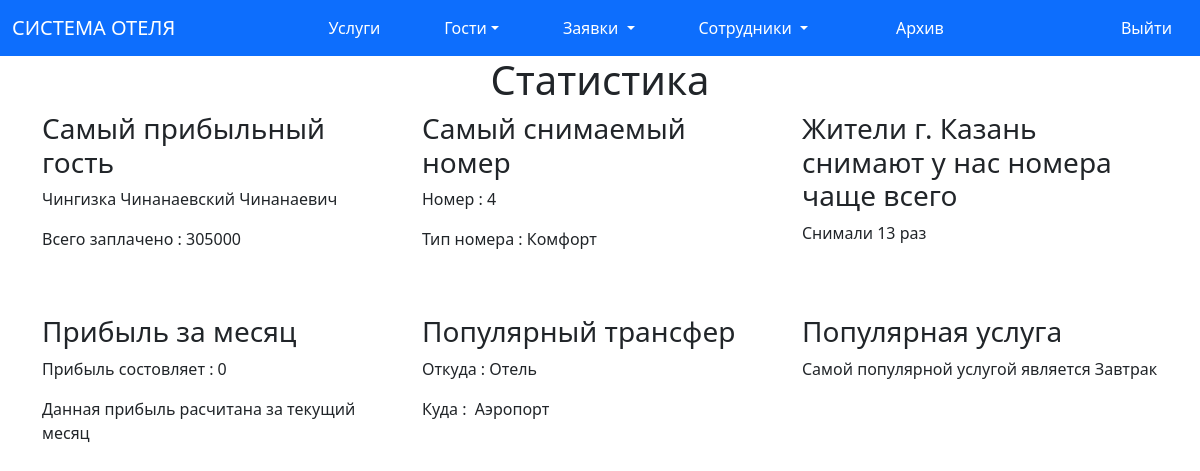
The page /static.php (signed in) on the database its author committed.
### tables this page shows
CREATE TABLE `guest` (
  `id_guest` int(11) NOT NULL,
  `full_name` varchar(1000) NOT NULL,
  `pass_num` varchar(1000) NOT NULL,
  `number` varchar(1000) NOT NULL,
  `place` varchar(1000) NOT NULL,
  `email` varchar(1000) NOT NULL,
  `nomer` int(11) NOT NULL,
  `date_in` date NOT NULL,
  `date_out` date DEFAULT NULL,
  `money` int(11) NOT NULL
);

CREATE TABLE `nomera` (
  `id_nomer` int(11) NOT NULL,
  `nomer` int(11) NOT NULL,
  `etaj` int(11) NOT NULL,
  `tip` varchar(1000) NOT NULL,
  `status` varchar(1000) DEFAULT NULL,
  `cost` int(11) NOT NULL,
  `picture` varchar(1000) DEFAULT NULL,
  `date_in` date DEFAULT NULL,
  `date_out` date DEFAULT NULL,
  `bed` varchar(11) NOT NULL,
  `square` float NOT NULL,
  `rooms` int(11) NOT NULL,
  `opisanie` varchar(5000) NOT NULL,
  `picture_1` varchar(2000) NOT NULL,
  `picture_2` varchar(2000) NOT NULL,
  `picture_3` varchar(2000) NOT NULL,
  `picture_4` varchar(2000) NOT NULL
);

CREATE TABLE `transfer` (
  `id_transfer` int(11) NOT NULL,
  `place1` varchar(500) NOT NULL,
  `place2` varchar(5000) NOT NULL,
  `summa` int(11) NOT NULL
);

CREATE TABLE `food` (
  `id` int(11) NOT NULL,
  `name` varchar(5000) NOT NULL,
  `cost` int(11) NOT NULL
);

### static.php (the view, shortened to what this page needs)
<?php session_start();
require_once 'connect/connect.php';
?>
<link href="https://cdn.jsdelivr.net/npm/bootstrap@5.0.0-beta2/dist/css/bootstrap.min.css" rel="stylesheet">
<nav class="navbar navbar-expand-lg navbar-light bg-primary  ">
  <div class="container-fluid ">
    <a class="navbar-brand text-white" href="#">СИСТЕМА ОТЕЛЯ</a>
    <ul class="navbar-nav mx-4 ">
      <li class="nav-item mx-4 ">
        <a class="nav-link  text-white" href="uslugi.php" tabindex="-1" aria-disabled="true">Услуги</a>
      </li>
      <li class="nav-item dropdown mx-4 ">
        <a class="nav-link dropdown-toggle text-white" href="guest.php" id="navbarScrollingDropdown" role="button" data-bs-toggle="dropdown" aria-expanded="false">
        Гости</a>
      </li>
      <li class="nav-item dropdown mx-4 ">
        <a class="nav-link dropdown-toggle text-white" href="staff_page.php" id="navbarScrollingDropdown" role="button" data-bs-toggle="dropdown" aria-expanded="false">
          Заявки
        </a>
      </li>
      <li class="nav-item dropdown mx-4 ">
        <a class="nav-link dropdown-toggle text-white" href="allstaff.php" id="navbarScrollingDropdown" role="button" data-bs-toggle="dropdown" aria-expanded="false">
          Сотрудники
        </a>
      </li>
      <li class="nav-item mx-5 ">
        <a class="nav-link  text-white" href="archiv.php" tabindex="-1" aria-disabled="true" > Архив </a>
      </li></ul>
      <a class=" mr-auto nav-link  text-white " href="signin/logout.php"  >Выйти</a>
    </div>
</nav>
<div class="jumbotron text-center">
  <h1>Статистика</h1>
</div>
<div class="container">
  <div class="row">
    <div class="col-sm-4">
      <h3>Самый прибыльный гость</h3>
      <?php $skrudj = mysqli_query($connect, "SELECT * FROM `guest` ORDER BY `money` DESC LIMIT 1 ");
    $skrudj = mysqli_fetch_all($skrudj);
    foreach ($skrudj as $sk) { ?>
      <p><?= $sk[1] ?></p>
      <p>Всего заплачено : <?= $sk[9] ?></p>
    </div>
  <?php }
  $very_pop_nomer = mysqli_query($connect,"SELECT * , COUNT(`nomer`) AS 'value_occurrence' FROM `nomera_bron` GROUP BY `nomer` ORDER BY `value_occurrence` DESC LIMIT 1");
   $very_pop_nomer = mysqli_fetch_all($very_pop_nomer);
    foreach ($very_pop_nomer as $vp) {
  $id=$vp[1];
  $nomer = mysqli_query($connect, "SELECT `nomer`,`tip` FROM `nomera` WHERE `nomer`='$id' ");
  $nomer = mysqli_fetch_all($nomer);
      foreach ($nomer as $nm) {
?>
    <div class="col-sm-4">
      <h3>Самый снимаемый номер</h3>
      <p>Номер : <?= $nm[0]?> </p>
      <p>Тип номера : <?= $nm[1]?></p>
    </div>
<?php }}
$very_pop_city = mysqli_query($connect,"SELECT `place` , COUNT(`place`) AS 'value_occurrence' FROM `nomera_bron` GROUP BY `place` ORDER BY `value_occurrence` DESC LIMIT 1");
   $very_pop_city = mysqli_fetch_all($very_pop_city);
       foreach ($very_pop_city as $vp) {
?>
    <div class="col-sm-4">
      <h3>Жители г. <?= $vp[0] ?> снимают у нас номера чаще всего</h3>
      <p>Снимали <?= $vp[1] ?> раз </p>
    </div>
  </div>
  <div class="row mt-5">
<?php }
 $itogomoney=0;
?>
    <div class="col-sm-4">
      <h3>Прибыль за месяц</h3>
      <p>Прибыль состовляет : <?= $itogomoney ?> </p>
      <p>Данная прибыль расчитана за текущий месяц</p>
    </div>
<?php
$trans= mysqli_query($connect,"SELECT `place1`,`place2`  FROM `transfer` WHERE `id_transfer`='1' ");
$trans = mysqli_fetch_all($trans);
       foreach ($trans as $trans) {
?>
    <div class="col-sm-4">
      <h3>Популярный трансфер</h3>
      <p>Откуда : <?= $trans[0] ?> </p>
      <p>Куда : <?= $trans[1] ?> </p>
    </div>
<?php }
$usluga= mysqli_query($connect,"SELECT `name`  FROM `food` WHERE `id`='1' ");
$usluga = mysqli_fetch_all($usluga);
       foreach ($usluga as $us) { ?>
      <div class="col-sm-4">
      <h3>Популярная услуга</h3>
      <p>Самой популярной услугой является <?= $us[0] ?> </p>
    </div>
    <?php } ?>
  </div>
</div>

### rows shown on the page
guest: full_name "Чингизка Чинанаевский Чинанаевич", money "305000"
nomera: nomer "4", tip "Комфорт"
transfer: place1 "Отель", place2 "Аэропорт"
food: name "Завтрак"

### other values the page prints
$vp[0] "Казань"
$vp[1] "13"
$itogomoney "0"
